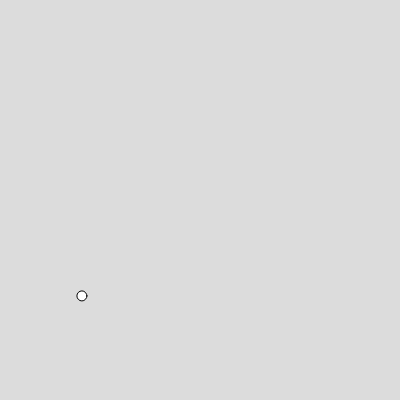
Frame 1 (no input)
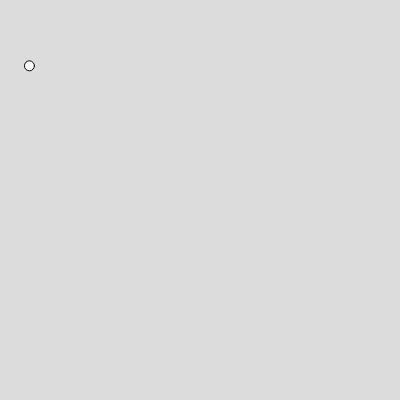
Frame 60 (no input)
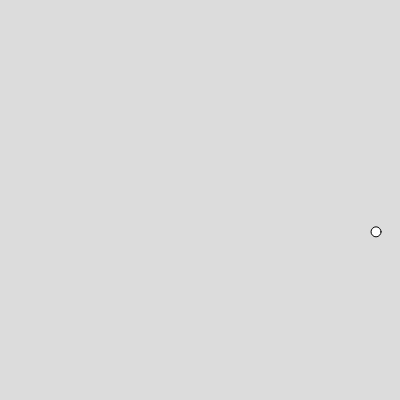
Frame 120 (the mouse pressed at the canvas centre since frame 60)

The p5.js sketch that drew these frames (run headless with seeded random() and noise() and a simulated clock; from frame 60 on, the mouse is pressed at the canvas centre):

// p5.js sketch
// ── sketch.js

let x, y, angle;
let stepSize = 4;

function setup() {
  createCanvas(400, 400);
  angle = random(TWO_PI);
  x = random(width);
  y = random(height);
}

function draw() {
  
  // step once in the direction of angle
  x = x + stepSize * cos(angle);
  y = y + stepSize * sin(angle);
  
  // wrap around the screen
  x = (x + width) % width;
  y = (y + height) % height;
  
  // occasionally adjust the angle
  // if (frameCount % 10 == 1) {
  //   angle += random(-.1, .1);
  // }

  background(220);  
  circle(x,y,10);
}
